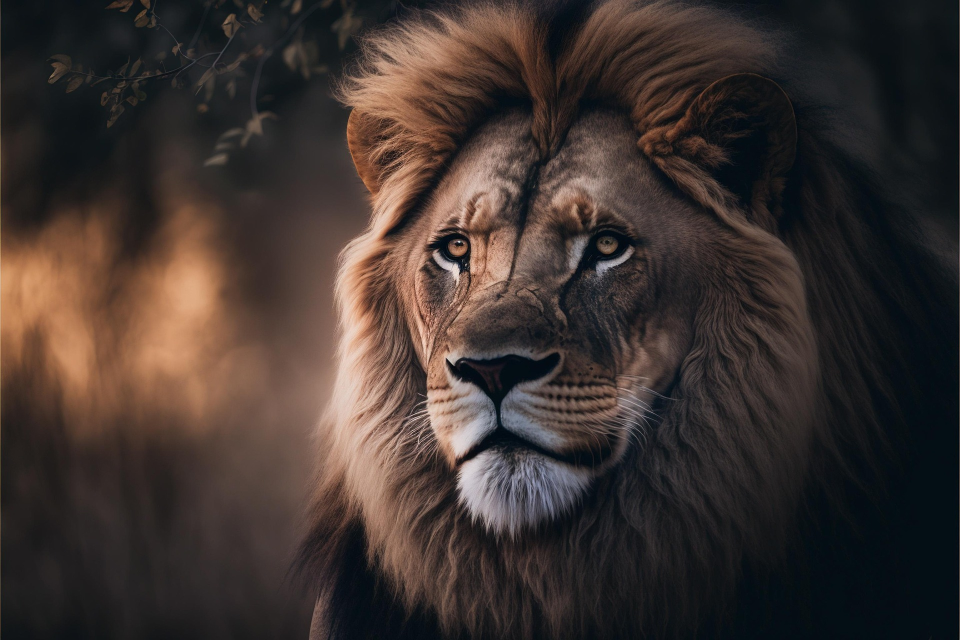
#> input picture ml-offline/data/ai/lion.jpg, 1920 x 1280 px (shown at 1/2 size)
$ python visualize_fft.py
#> lines starting #> are read from the running program, lines starting #| are printed output that depends on the picture
### ml-offline/preprocessing/image_loader.py
from PIL import Image
import numpy as np

class ImageLoader:
    def __init__(self, image_size=224):
        self.image_size = image_size

    def load(self, image_path):
#> called with image_path = 'data/ai/lion.jpg'
        image = Image.open(image_path).convert("RGB")
#> image is the input picture: PIL image 1920x1280 RGB; mean R, G, B 62.2, 51.6, 47.8
        image = image.resize((self.image_size, self.image_size))
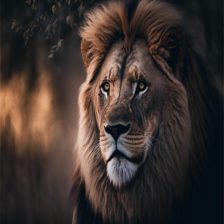
#> image: PIL image 224x224 RGB; mean R, G, B 62.2, 51.6, 47.7
        image_array = np.array(image) / 255.0
        return image_array

### ml-offline/visualize_fft.py
import cv2
import numpy as np
import matplotlib.pyplot as plt
from preprocessing.image_loader import ImageLoader

def visualize_fft(image_path):
    loader = ImageLoader()
    image = loader.load(image_path)

    # Convert to grayscale
    gray = cv2.cvtColor((image * 255).astype(np.uint8), cv2.COLOR_BGR2GRAY)
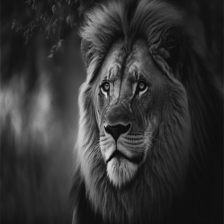
#> gray: shape (224, 224); min 9, max 216, mean 51.7

    # FFT
    f = np.fft.fft2(gray)
    fshift = np.fft.fftshift(f)
    magnitude = np.log(np.abs(fshift) + 1)
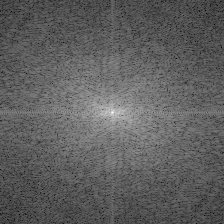
#> magnitude: shape (224, 224) float64; min 2.1, max 14.77, mean 6.83; drawn with min black and max white

    # Plotting
    plt.figure(figsize=(10, 4))

    plt.subplot(1,2,1)
    plt.imshow(gray, cmap='gray')
    plt.title('Original Image')
    plt.axis('off')

    plt.subplot(1,2,2)
    plt.imshow(magnitude, cmap='gray')
    plt.title('FFT Magnitude Spectrum')
    plt.axis('off')

    plt.show()
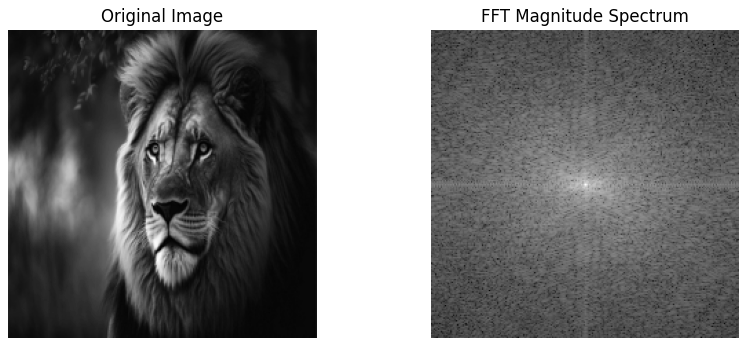
#> figure drawn by matplotlib, 2 panels

if __name__ == "__main__":
    visualize_fft("data/ai/lion.jpg")

$ run again, with ml-offline/data/ai/city.jpg copied over ml-offline/data/ai/lion.jpg
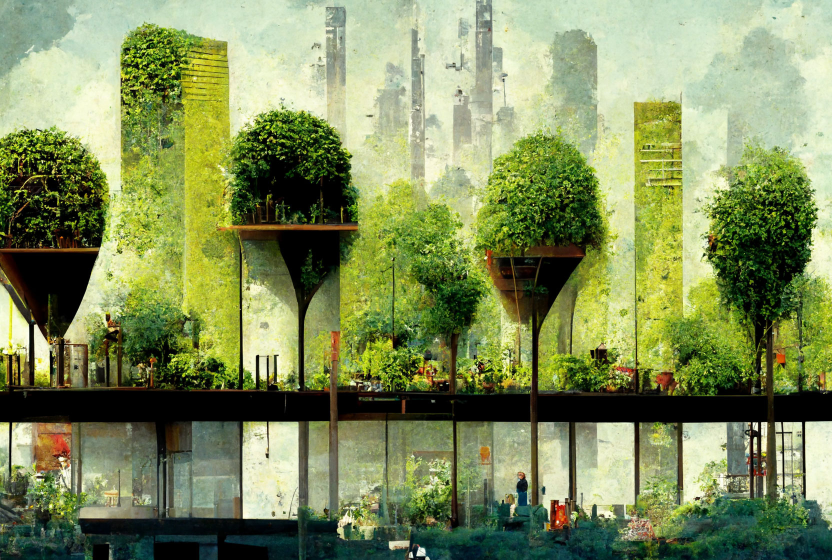
#> input picture ml-offline/data/ai/city.jpg, 1664 x 1120 px (shown at 1/2 size)
#> in load, image is the input picture: PIL image 1664x1120 RGB; mean R, G, B 128.1, 141.5, 91.2
#> image: PIL image 224x224 RGB
#> in visualize_fft, `magnitude = np.log(np.abs(fshift) + 1)`:
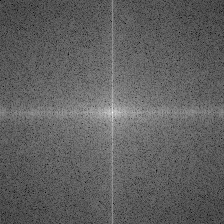
#> magnitude: shape (224, 224) float64; min 2.94, max 15.65, mean 7.75; drawn with min black and max white
#> in visualize_fft, `plt.show()`:
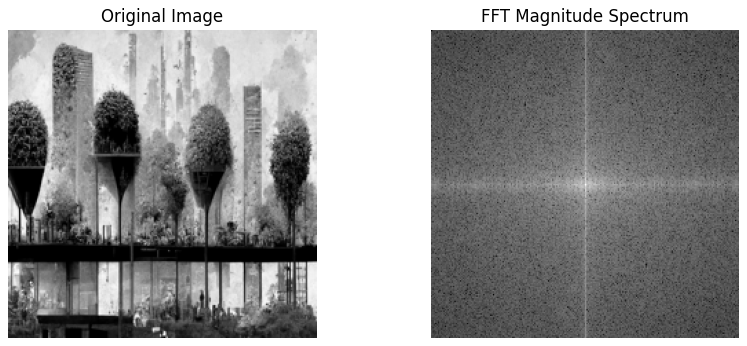
#> figure drawn by matplotlib, 2 panels
